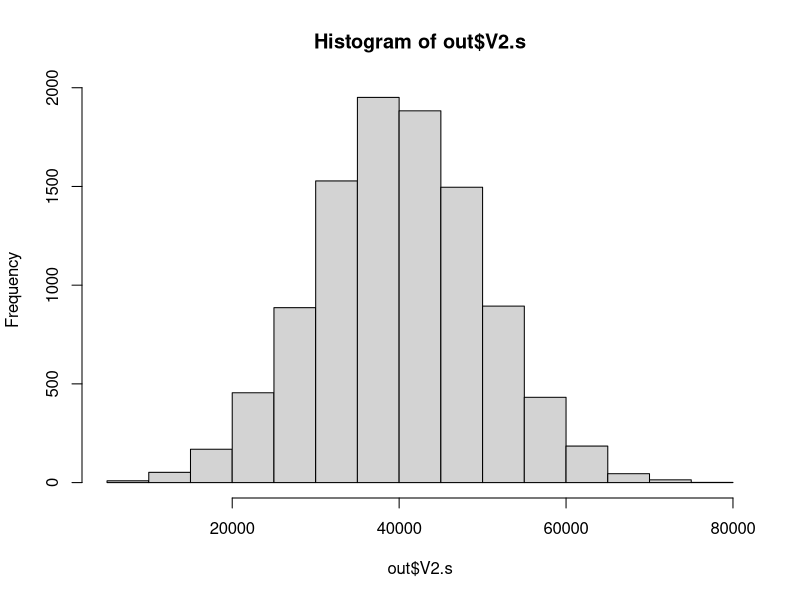
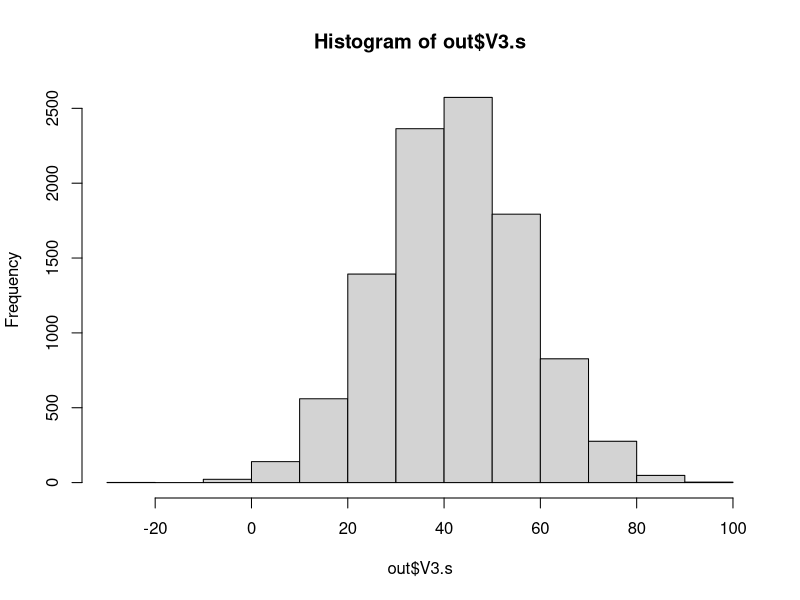

Write the R code that produced these figures, in order.
# Group Disability portfolio

# Disability definitions may be own or any occupation, multiple of salary or fixed sum assure, 
# may include coverage for dependents, some schemes optional some compulsory

# Separate rate tables for above (e.g. own/any occ) but one ML model can be fitted for both

# 1 year annually renewable

# Variables include scheme optional or compulsory, age, gender, occupation scale 1 to 4, salary, sum assured, 
# years since joining scheme, years since joining company, work location, legal entity, previous claim y or n, 
# smoker status, dependents y or n, marital status, underwriting performed (health q), 
# underwriting loading applied

#Categorical:
# Optional or compulsory, gender, work location, legal entity, previous claim, smoker status,
# dependents, marital status, u/w performed
#Ordinal:
# occupation scale 1-4
#Numerical:
#age, salary, sum assured, years since joining scheme, years since joining company, u/w loading applied

# Number of observations around 100k lives, around 5 years claims history

# Generate dataset with specific correlations
install.packages("MASS")
library(MASS)

#using mvrnorm to create columns (transformed) which have a specific correlations with one another
set.seed(197)

cor_ab<-0.6
cor_ac<-0.3
cor_bc<--0.1

sdev_a<-1
sdev_b<-10000
sdev_c<-15

cov_ab<-cor_ab*sdev_a*sdev_b
cov_ac<-cor_ac*sdev_a*sdev_c
cov_bc<-cor_bc*sdev_b*sdev_c



mean_a<-0
mean_b<-40000
mean_c<-42

covm<-cbind(c(sdev_a^2,cov_ab,cov_ac),c(cov_ab,sdev_b^2,cov_bc),c(cov_ac,cov_bc,sdev_c^2))
covm

out <- as.data.frame(mvrnorm(10000, mu = c(mean_a,mean_b,mean_c), 
                             Sigma =covm, 
                             empirical = TRUE))

out$V1.s <- (out$V1 - min(out$V1))*1000+10
out$V2.s <- out$V2 
out$V3.s <- out$V3

mean(out$V2.s)
min(out$V2.s)
max(out$V2.s)
hist(out$V2.s)

mean(out$V3.s)
min(out$V3.s)
max(out$V3.s)
hist(out$V3.s)

cor(out$V1.s, out$V2.s)
cor(out$V1.s, out$V3.s)
cor(out$V2.s, out$V3.s)
